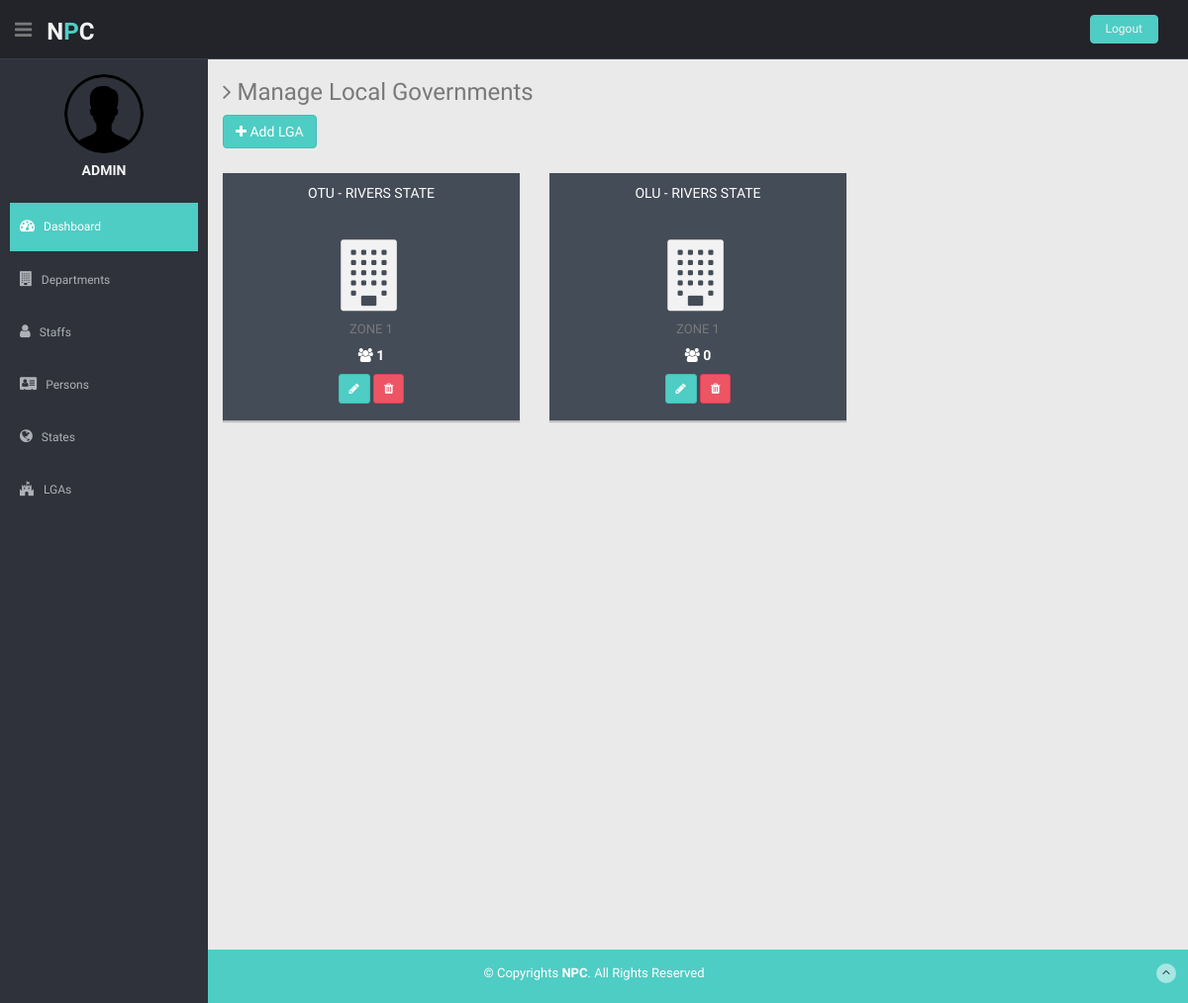
/lga/ (signed in), run on the app's committed database.
### core/models.py (models this page shows, shortened)
class LGA(models.Model):
    lga_name = models.CharField(max_length=250)
    lga_zone = models.CharField(max_length=15)
    lga_state = models.ForeignKey(
        State, on_delete=models.CASCADE, related_name="lgas")

class State(models.Model):
    state_name = models.CharField(max_length=250)
    state_zone = models.CharField(max_length=15)
    def __str__(self):
        return self.state_name

### core/views.py (the view)
# urls.py: path(r'lga/', views.LGAListView.as_view(), name='lga_list'),
class LGAListView(LoginRequiredMixin, ListView):
    model = LGA
    template_name = 'dashboard/lga/list.html'

### core/templates/dashboard/lga/list.html
{% extends 'base.html' %}
{% load static %}
{% block page_head %}
<h3><i class="fa fa-angle-right"></i> Manage Local Governments</h3>
<a class="btn btn-theme" href="{% url 'core:lga_create' %}"><i class="fa fa-plus"></i> Add LGA</a>
{% endblock page_head %}
{% block content %}
<div class="col-lg-12">
    <div class="row">
        {% for lga in lga_list %}
        <div class="col-md-4 col-sm-4 mb">
            <div class="darkblue-panel pn">
                <div class="darkblue-header">
                    <h5 class="text-uppercase centered">{{lga.lga_name}} - {{lga.lga_state}}</h5>
                </div>
                <h1 class=" mt"><i class="fa fa-building fa-2x"></i></h1>
                <p class="text-uppercase">{{lga.lga_zone}}</p>
                <footer>
                    <div class="centered">
                        <h5><i class="fa fa-group"></i> {{lga.lga_residents.count}}</h5>
                    </div>
                    <div>
                        <a class="btn btn-sm btn-theme" href="{% url 'core:lga_update' lga.id %}">
                            <i class="fa fa-pencil"></i>
                        </a>
                        <a class=" btn btn-sm btn-theme04" href="{% url 'core:lga_delete' lga.id %}">
                            <i class="fa fa-trash"></i>
                        </a>
                    </div>
                </footer>
            </div>
        </div>
        {% endfor %}
    </div>
</div>
{% endblock content %}

### core/templates/base.html (shortened to what this page needs)
{% load static %}
<!DOCTYPE html>
<html lang="en">
<head>
    <link href="{% static 'lib/bootstrap/css/bootstrap.min.css' %}" rel="stylesheet">
    <link href="{% static 'lib/font-awesome/css/font-awesome.css' %}" rel="stylesheet" />
    <link rel="stylesheet" type="text/css" href="{% static 'css/zabuto_calendar.css' %}">
    <link rel="stylesheet" type="text/css" href="{% static 'lib/gritter/css/jquery.gritter.css' %}" />
    <link href="{% static 'css/style.css' %}" rel="stylesheet">
    <link href="{% static 'css/style-responsive.css' %}" rel="stylesheet">
    <link rel="stylesheet" href="{% static 'css/customstyle.css' %}">
</head>
<body>
    <section id="container">
        <header class="header black-bg">
            <div class="sidebar-toggle-box">
                <div class="fa fa-bars tooltips" data-placement="right" data-original-title="Toggle Navigation"></div>
            </div>
            <a href="/" class="logo"><b>N<span>P</span>C</b></a>
            <div class="top-menu">
                <ul class="nav pull-right top-menu">
                    <li><a class="logout" href="{% url 'core:logout' %}">Logout</a></li>
                </ul>
            </div>
        </header>
        <aside>
            <div id="sidebar" class="nav-collapse ">
                <ul class="sidebar-menu" id="nav-accordion">
                    <p class="centered"><a href="profile.html"><img src="{% static 'img/ui-sam.png' %}"
                                class="img-circle" width="80"></a></p>
                    <h5 class="centered text-uppercase">{{user.get_username}}</h5>
                    <li class="mt">
                        <a class="active" href="/">
                            <i class="fa fa-dashboard"></i>
                            <span>Dashboard</span>
                        </a>
                    </li>
                    <li>
                        <a class="" href="{% url 'core:department_list' %}">
                            <i class="fa fa-building"></i>
                            <span>Departments</span>
                        </a>
                    </li>
                    <li>
                        <a class="" href="{% url 'core:staff_list' %}">
                            <i class="fa fa-user"></i>
                            <span>Staffs</span>
                        </a>
                    </li>
                    <li>
                        <a class="" href="{% url 'core:person_list' %}">
                            <i class="fa fa-address-card"></i>
                            <span>Persons</span>
                        </a>
                    </li>
                    <li>
                        <a class="" href="{% url 'core:state_list' %}">
                            <i class="fa fa-globe"></i>
                            <span>States</span>
                        </a>
                    </li>
                    <li>
                        <a class="" href="{% url 'core:lga_list' %}">
                            <i class="fa fa-fort-awesome"></i>
                            <span>LGAs</span>
                        </a>
                    </li>
                </ul>
            </div>
        </aside>
        <section id="main-content">
            <section class="wrapper site-min-height">
                {% block page_head %}
                {% endblock page_head %}
                <div class="row mt">
                    {% block content %}
                    {% endblock content %}
                </div>
            </section>
        </section>
        <footer class="site-footer">
            <div class="text-center">
                <p>
                    &copy; Copyrights <strong>NPC</strong>. All Rights Reserved
                </p>
                <a href="#" class="go-top">
                    <i class="fa fa-angle-up"></i>
                </a>
            </div>
        </footer>
    </section>
</body>
</html>

### static/css/style.css (style rules this page uses)
body { color: #797979; background: #eaeaea; font-family: 'Ruda', sans-serif; padding: 0px !important; margin: 0px !important; font-size:13px; }
ul li { list-style: none; }
a, a:hover, a:focus { text-decoration: none; outline: none; }
#container { width: 100%; height: 100%; }
.btn-theme { color: #fff; background-color: #4ECDC4; border-color: #48bcb4; }
.btn-theme04 { color: #fff; background-color: #ed5565; border-color: #da4453; }
.centered { text-align: center; }
.mt { margin-top: 25px; }
.mb { margin-bottom: 25px; }
ul.top-menu > li > .logout { color: #f2f2f2; font-size: 12px; border-radius: 4px; -webkit-border-radius: 4px; border: 1px solid #64c3c2 !important; padding: 5px 15px; margin-right: 15px; background: #4ECDC4; margin-top: 15px; }
#sidebar { width: 210px; height: 100%; position: fixed; background: #2f323a; }
#sidebar h5 { color: #f2f2f2; font-weight: 700; }
#sidebar ul li { position: relative; }
ul.sidebar-menu , ul.sidebar-menu li ul.sub { margin: -2px 0 0; padding: 0; }
ul.sidebar-menu { margin-top: 75px; }
ul.sidebar-menu li { margin-bottom: 5px; margin-left:10px; margin-right:10px; }
ul.sidebar-menu li a span { display: inline-block; }
ul.sidebar-menu li a { color: #aeb2b7; text-decoration: none; display: block; padding: 15px 0 15px 10px; font-size: 12px; outline: none; -webkit-transition: all 0.3s ease; -moz-transition: all 0.3s ease; -o-transition: all 0.3s ease; -ms-transition: all 0.3s ease; transition: all 0.3s ease; }
ul.sidebar-menu li a.active, ul.sidebar-menu li a:hover, ul.sidebar-menu li a:focus { background: #4ECDC4; color: #fff; display: block; -webkit-transition: all 0.3s ease; -moz-transition: all 0.3s ease; -o-transition: all 0.3s ease; -ms-transition: all 0.3s ease; transition: all 0.3s ease; }
ul.sidebar-menu li a i { font-size: 15px; padding-right: 6px; }
ul.sidebar-menu li a.active i { color: #fff; }
#main-content { margin-left: 210px; }
.header, .footer { min-height: 60px; padding: 0 15px; }
.header { position: fixed; left: 0; right: 0; z-index: 1002; }
.black-bg { background: #22242a; border-bottom: 1px solid #393d46; }
.wrapper { display: inline-block; margin-top: 60px; padding-left: 15px; padding-right: 15px; padding-bottom: 15px; padding-top: 0px; width: 100%; }
a.logo { font-size: 24px; color: #f2f2f2; float: left; margin-top: 15px; text-transform: uppercase; }
a.logo b { font-weight: 900; }
a.logo span { color: #4ECDC4; }
#top_menu .nav > li, ul.top-menu > li { float: left; }
ul.top-menu > li > a { color: #666666; font-size: 16px; border-radius: 4px; -webkit-border-radius: 4px; border:1px solid #666666 !important; padding: 2px 6px; margin-right: 15px; }
.sidebar-toggle-box { float: left; padding-right: 15px; margin-top: 20px; }
.sidebar-toggle-box .fa-bars { cursor: pointer; display: inline-block; font-size: 20px; }
.pn { height: 250px; box-shadow: 0 2px 1px rgba(0, 0, 0, 0.2); }
.darkblue-panel { text-align: center; background: #444c57; }
.darkblue-panel .darkblue-header { background: transparent; padding: 3px; margin-bottom: 15px; }
.darkblue-panel h1 { color: #f2f2f2; }
.darkblue-panel h5 { font-weight: 200; margin-top: 10px; color: white; }
.darkblue-panel footer { color: white; }
.darkblue-panel footer h5 { margin-left:10px; margin-right: 10px; font-weight: 700; }
.site-footer { background: #4ECDC4; color: #fff; padding: 15px 0; }
.site-footer p { margin-bottom: 5px; }
.go-top { margin-right: 1%; margin-top: -25px; float: right; background: rgba(255,255,255,.5); width: 20px; height: 20px; border-radius: 50%; -webkit-border-radius: 50%; }
.go-top i { color: #2A3542; }
.site-min-height { min-height: 900px; }

### data on the page
LGA: lga_name "OTU", lga_state "RIVERS STATE", lga_zone "ZONE 1", lga_residents.count "1"
LGA: lga_name "OLU", lga_state "RIVERS STATE", lga_zone "ZONE 1", lga_residents.count "0"

### other printed values
{{ user.get_username }} "ADMIN"
